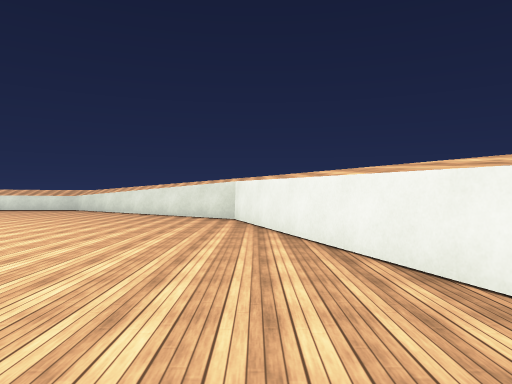
View 1 (above)

22 first-person views from a walk through a Unity game level. The camera is 1.3 m above the floor, looks level and sees 70° across. The floor is counted in squares, 2 m on a side. Each view is taken from the middle of a square. On the plan, view 1 faces up. The plan holds only what a view shows up to about 11 squares ahead; the rest is blank. Some animated figures are not drawn. Surface patterns are stand-ins for the level's own textures.

View 2
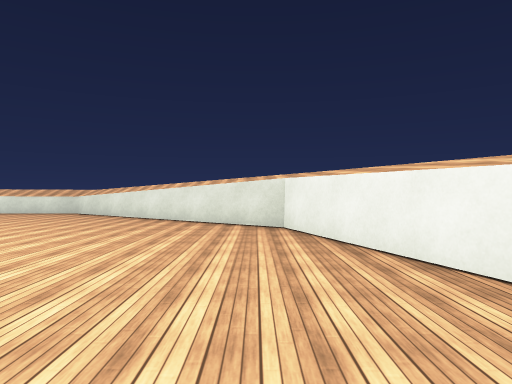

View 3
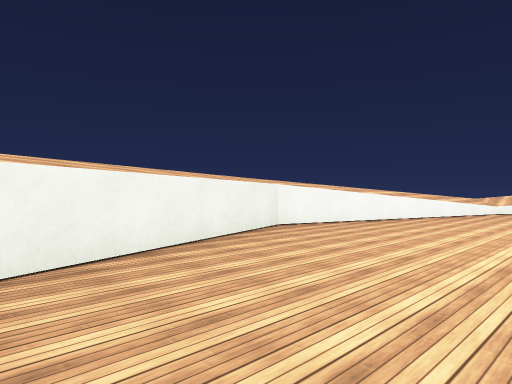

View 4
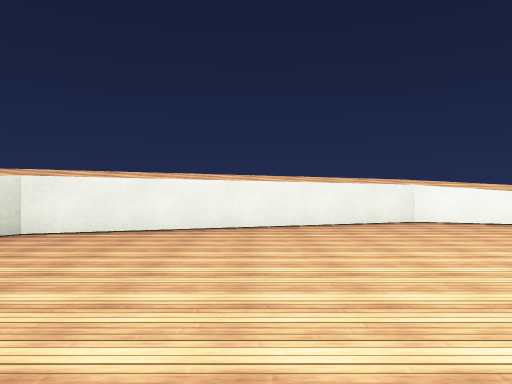

View 5
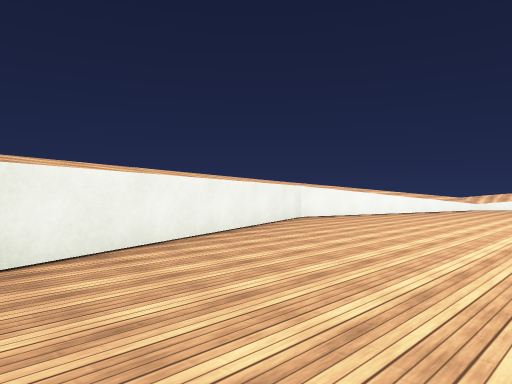

View 6
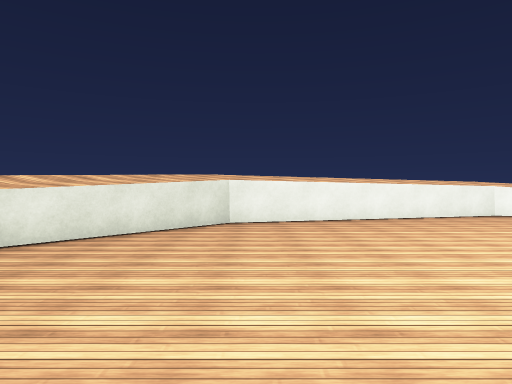

View 7
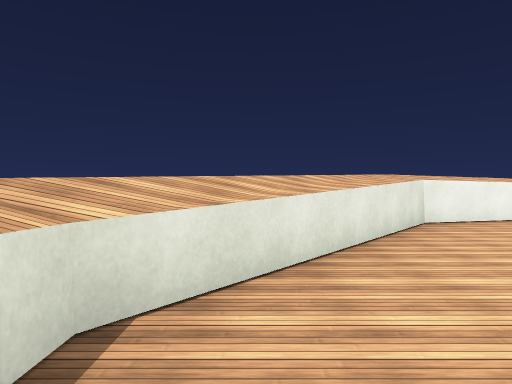

View 8
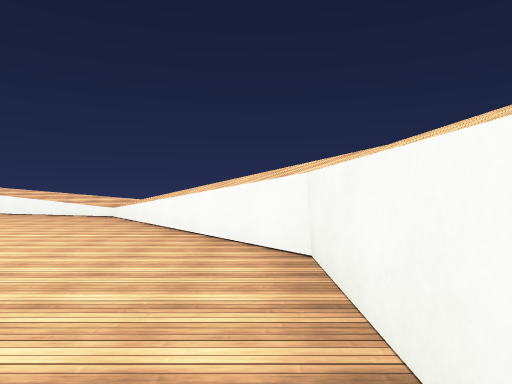

View 9
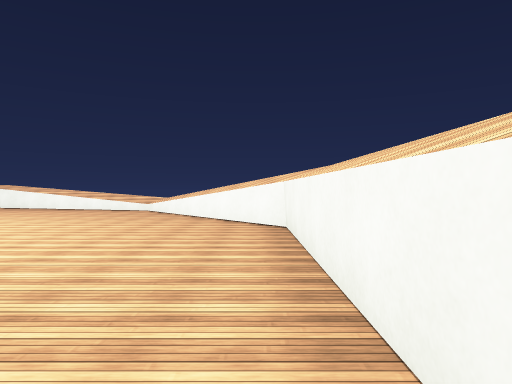

View 10
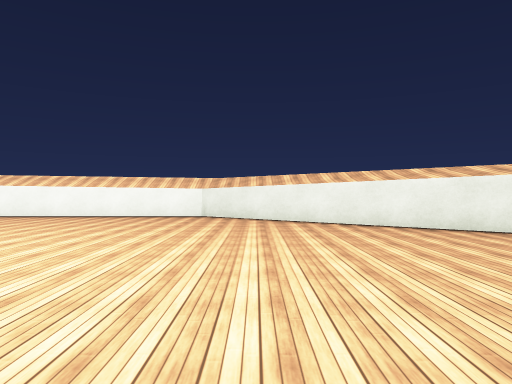

View 11
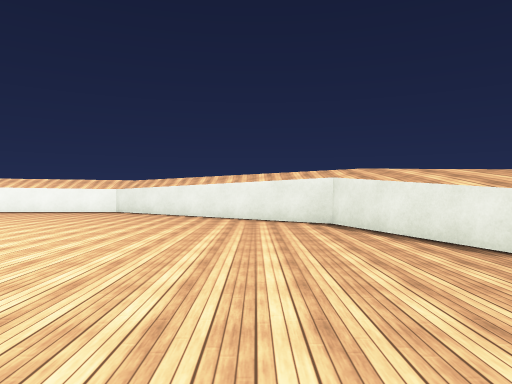

View 12
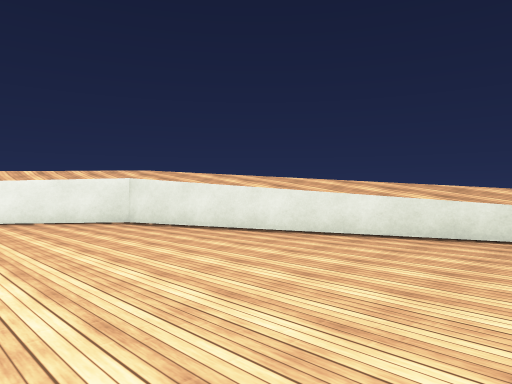

View 13
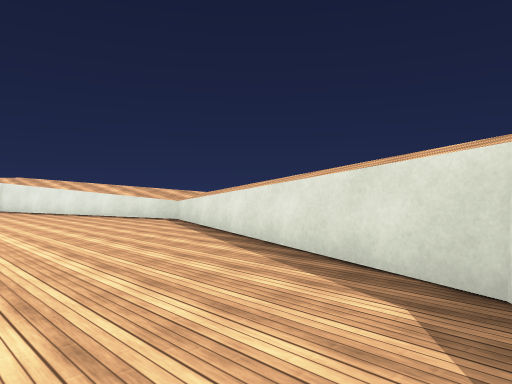

View 14
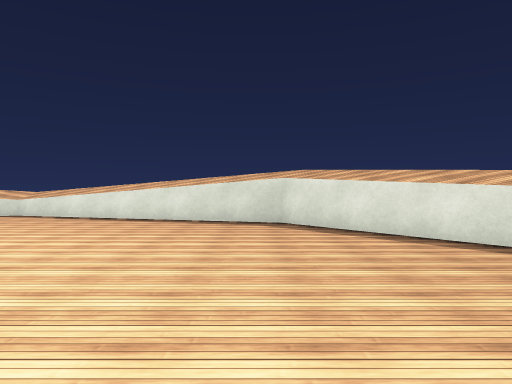

View 15
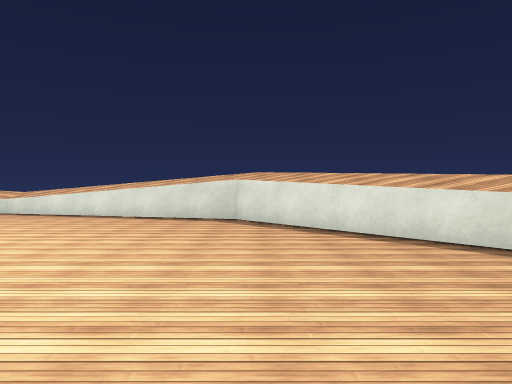

View 16
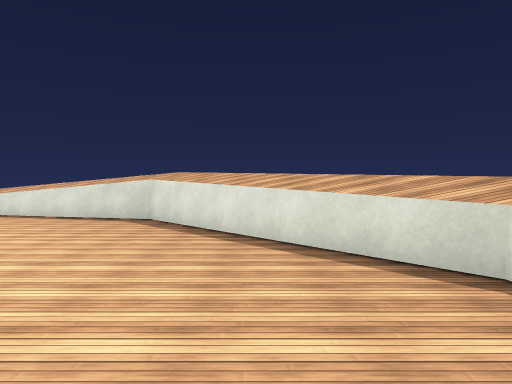

View 17
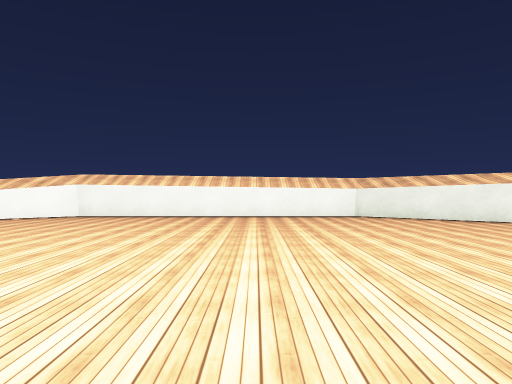

View 18
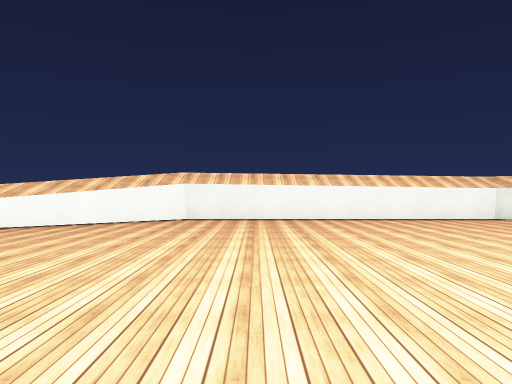

View 19
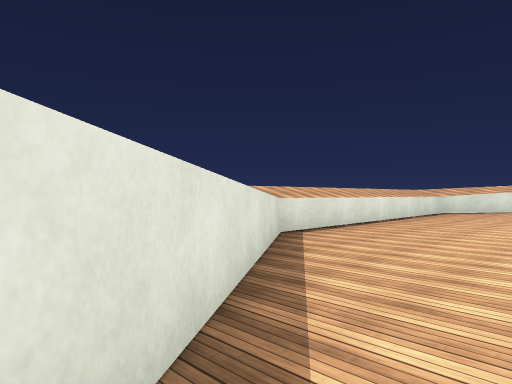

View 20
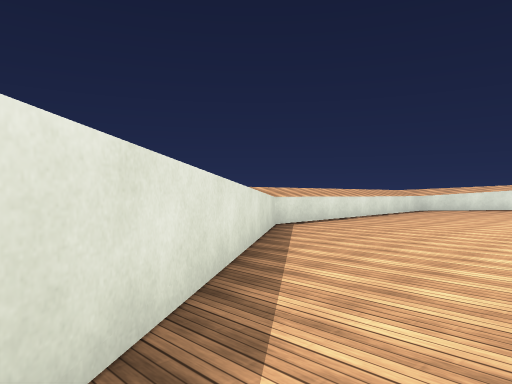

View 21
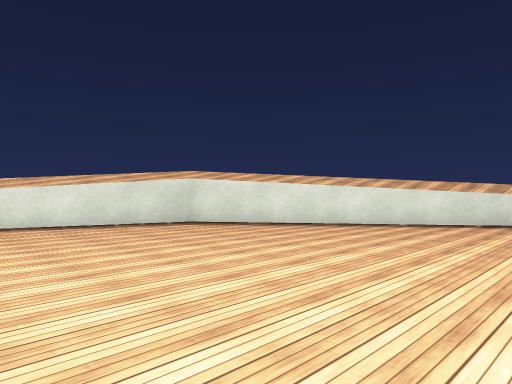

View 22
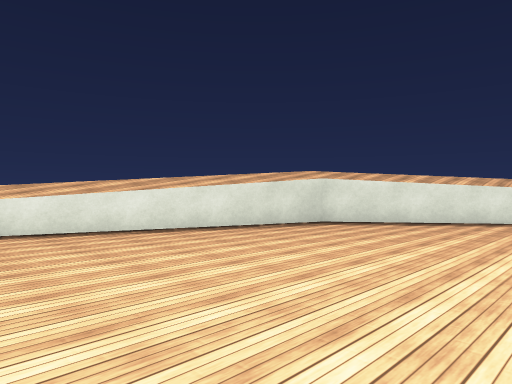

### Floor plan
Key: @ floor where view 1 was taken; # wall or solid block; x gap in a wall; . main floor; : floor 1.25 m higher than the main floor; + floor 2 m higher than the main floor; = window, fence, low wall or low ledge; v drop or lower ground.
Columns run from 22 left of view 1 to 2 right of it. Each row starts with its distance up from view 1.
 13        v #:::::#=v
 12      vv=.........=vv
 11     v==............=v
 10    v#...............#v
  9   v#........   ......=v
  8  v#........   ........+v
  7  v#.......     .......=v
  6  v#.......      .......=
  5 v#........      .......xv
  4 v#........       ......xv
  3 v#......          ......v
  2 =.......           .....#
  1 ==.....            .... #
  0 v#......   .        ..@xv
 -1 v#....... ... .     ...#v
 -2 v#..............   ....=
 -3  v#....................v
 -4  v#...................=v
 -5  v##..................=
 -6   v##................=v
 -7    v##.............==
 -8     vv##.........##v
 -9       v##.......##v
-10        vv#######vv

Positions as (right, up) in squares from view 1, and headings:
1: (0, 0), facing up
2: (-1, 2), facing up
3: (-3, 7), facing down-right
4: (-6, 5), facing right
5: (-4, 9), facing down-right
6: (-8, 8), facing right
7: (-8, 12), facing right
8: (-10, -9), facing right
9: (-13, -9), facing right
10: (-15, 0), facing down
11: (-18, 2), facing down
12: (-16, 2), facing down-left
13: (-17, 9), facing down-left
14: (-12, 8), facing left
15: (-11, 9), facing left
16: (-11, 11), facing left
17: (-11, 0), facing down
18: (-8, -1), facing down
19: (-18, 9), facing up-right
20: (-19, 8), facing up-right
21: (-13, 4), facing up-left
22: (-15, 2), facing up-left
